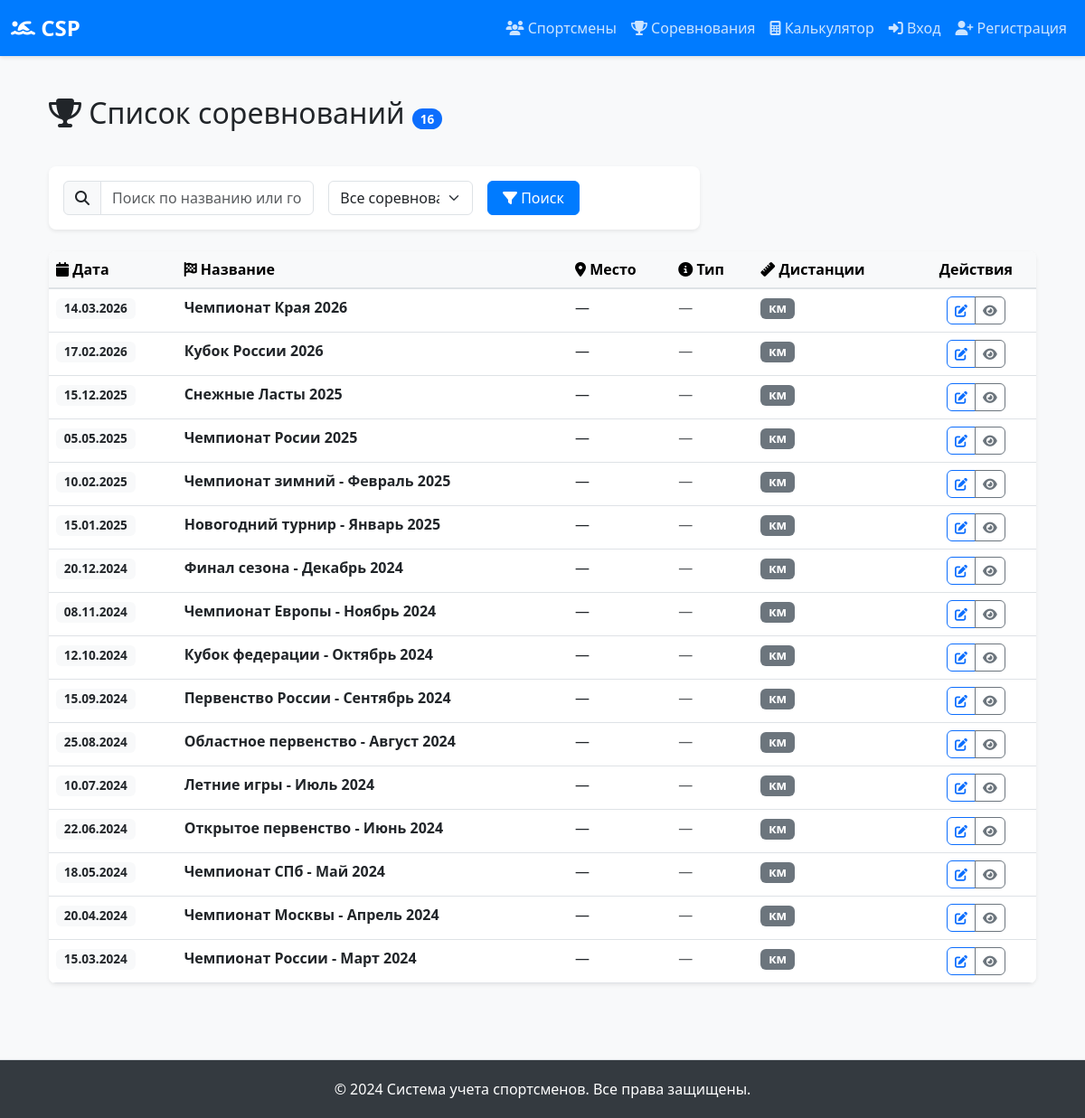
The app's page /competitions/ with its own data.
### laba_1/models.py (models this page shows, shortened)
class Competition(models.Model):
    name = models.CharField(
        "Название соревнования",
        max_length=200,
    )
    date = models.DateField(
        "Дата проведения",
    )
    protocol_file = models.FileField(
        "Протокол PDF",
        upload_to='protocols/',
        blank=True,
        null=True,
    )
    uploaded_at = models.DateTimeField(
        "Дата загрузки",
        auto_now_add=True,
    )
    class Meta:
        ordering = ['-date']

### laba_1/views.py (the view, shortened to what this page needs)
# urls.py: path('competitions/', views.competition_list, name='competition_list'),
def competition_list(request):
    competitions = Competition.objects.all().order_by('-date')
    search_query = request.GET.get('q', '')
    paginator = Paginator(competitions, 20)
    page_number = request.GET.get('page', 1)
    page_obj = paginator.get_page(page_number)
    context = {
        'competitions': page_obj,
        'page_obj': page_obj,
        'search_query': search_query,
        'page_title': 'Список соревнований',
        'total_count': Competition.objects.count(),
    }
    return render(request, 'competition_list.html', context)

### laba_1/templates/competition_list.html (shortened to what this page needs)
{% extends 'base.html' %}
{% load static %}
{% block content %}
<div class="container-fluid py-4">
    <div class="row mb-4">
        <div class="col-12">
            <h1 class="h2 mb-3">
                <i class="fas fa-trophy"></i> Список соревнований
                <span class="badge bg-primary rounded-pill">{{ total_count }}</span>
            </h1>
        </div>
    </div>
    <div class="row mb-4">
        <div class="col-lg-8">
            <div class="card shadow-sm">
                <div class="card-body">
                    <form method="get" class="row g-3" id="filter-form">
                        <div class="col-md-5">
                            <div class="input-group">
                                <span class="input-group-text"><i class="fas fa-search"></i></span>
                                <input type="text" name="q" class="form-control"
                                       placeholder="Поиск по названию или городу..."
                                       value="{{ search_query }}" aria-label="Поиск соревнований">
                            </div>
                        </div>
                        <div class="col-md-3">
                            <select name="status" class="form-select" aria-label="Статус соревнования">
                                <option value="">Все соревнования</option>
                            </select>
                        </div>
                        <div class="col-md-2">
                            <button type="submit" class="btn btn-primary w-100">
                                <i class="fas fa-filter"></i> Поиск
                            </button>
                        </div>
                    </form>
                </div>
            </div>
        </div>
    </div>
    {% if page_obj %}
    <div class="row">
        <div class="col-12">
            <div class="card shadow-sm">
                <div class="table-responsive">
                    <table class="table table-hover mb-0">
                        <thead class="table-light">
                            <tr>
                                <th><i class="fas fa-calendar"></i> Дата</th>
                                <th><i class="fas fa-flag-checkered"></i> Название</th>
                                <th><i class="fas fa-map-marker-alt"></i> Место</th>
                                <th><i class="fas fa-info-circle"></i> Тип</th>
                                <th><i class="fas fa-ruler"></i> Дистанции</th>
                                <th class="text-center">Действия</th>
                            </tr>
                        </thead>
                        <tbody>
                            {% for competition in page_obj %}
                            <tr>
                                <td>
                                    <span class="badge bg-light text-dark">
                                        {{ competition.date|date:"d.m.Y" }}
                                    </span>
                                </td>
                                <td>
                                    <strong>{{ competition.name }}</strong>
                                </td>
                                <td>{{ competition.city|default:"—" }}</td>
                                <td>
                                    {% if competition.type %}
                                    <span class="badge bg-info">{{ competition.type }}</span>
                                    {% else %}
                                    <span class="text-muted">—</span>
                                    {% endif %}
                                </td>
                                <td>
                                    <span class="badge bg-secondary">{{ competition.distance_set.count }} км</span>
                                </td>
                                <td class="text-center">
                                    <div class="btn-group btn-group-sm" role="group">
                                        <a href="{% url 'register_competition' %}?competition={{ competition.id }}"
                                           class="btn btn-outline-primary" title="Регистрация">
                                            <i class="fas fa-edit"></i>
                                        </a>
                                        <a href="#" class="btn btn-outline-secondary" title="Подробнее">
                                            <i class="fas fa-eye"></i>
                                        </a>
                                    </div>
                                </td>
                            </tr>
                            {% endfor %}
                        </tbody>
                    </table>
                </div>
            </div>
        </div>
    </div>
    {% endif %}
</div>
{% endblock %}

### laba_1/templates/base.html (shortened to what this page needs)
<!DOCTYPE html>
<html lang="ru">
<head>
    <link href="https://cdn.jsdelivr.net/npm/bootstrap@5.3.0/dist/css/bootstrap.min.css" rel="stylesheet">
    <link rel="stylesheet" href="https://cdnjs.cloudflare.com/ajax/libs/font-awesome/6.4.0/css/all.min.css">
</head>
<body>
    <nav class="navbar navbar-expand-lg navbar-custom">
        <div class="container-fluid">
            <a class="navbar-brand" href="{% url 'athlete_list' %}">
                <i class="fas fa-swimmer"></i> CSP
            </a>
            <div class="collapse navbar-collapse" id="navbarNav">
                <ul class="navbar-nav ms-auto">
                    <li class="nav-item">
                        <a class="nav-link" href="{% url 'athlete_list' %}">
                            <i class="fas fa-users"></i> Спортсмены
                        </a>
                    </li>
                    <li class="nav-item">
                        <a class="nav-link" href="{% url 'competition_list' %}">
                            <i class="fas fa-trophy"></i> Соревнования
                        </a>
                    </li>
                    <li class="nav-item">
                        <a class="nav-link" href="{% url 'calculate' %}">
                            <i class="fas fa-calculator"></i> Калькулятор
                        </a>
                    </li>
                    {% if user.is_authenticated %}
                        <li class="nav-item">
                            <a class="nav-link" href="{% url 'add_member' %}">
                                <i class="fas fa-plus"></i> Добавить спортсмена
                            </a>
                        </li>
                        <li class="nav-item dropdown">
                            <a class="nav-link dropdown-toggle" href="#" id="navbarDropdown" role="button" data-bs-toggle="dropdown">
                                <i class="fas fa-user"></i> {{ user.first_name|default:user.username }}
                            </a>
                            <ul class="dropdown-menu" aria-labelledby="navbarDropdown">
                                <li><a class="dropdown-item" href="{% url 'profile' %}">
                                    <i class="fas fa-user-circle"></i> Мой профиль
                                </a></li>
                                <li><a class="dropdown-item" href="{% url 'profile_edit' %}">
                                    <i class="fas fa-edit"></i> Редактировать профиль
                                </a></li>
                                <li><a class="dropdown-item" href="{% url 'password_change' %}">
                                    <i class="fas fa-key"></i> Изменить пароль
                                </a></li>
                                <li><a class="dropdown-item" href="{% url 'activity_log' %}">
                                    <i class="fas fa-history"></i> История активности
                                </a></li>
                                <li><hr class="dropdown-divider"></li>
                                <li><a class="dropdown-item" href="{% url 'logout' %}">
                                    <i class="fas fa-sign-out-alt"></i> Выход
                                </a></li>
                            </ul>
                        </li>
                    {% else %}
                        <li class="nav-item">
                            <a class="nav-link" href="{% url 'login' %}">
                                <i class="fas fa-sign-in-alt"></i> Вход
                            </a>
                        </li>
                        <li class="nav-item">
                            <a class="nav-link" href="{% url 'register' %}">
                                <i class="fas fa-user-plus"></i> Регистрация
                            </a>
                        </li>
                    {% endif %}
                </ul>
    </nav>
    <main>
        <div class="container">
            {% block content %}{% endblock %}
        </div>
    </main>
    <footer class="footer">
        <div class="container">
            <p class="mb-0">&copy; 2024 Система учета спортсменов. Все права защищены.</p>
        </div>
    </footer>
    {% load static %}
</body>
</html>

### laba_1/templates/base.html (style rules this page uses)
:root { --primary-color: #007bff; --secondary-color: #6c757d; --success-color: #28a745; --danger-color: #dc3545; }
body { font-family: 'Segoe UI', Tahoma, Geneva, Verdana, sans-serif; background-color: #f8f9fa; min-height: 100vh; display: flex; flex-direction: column; }
main { flex: 1; padding: 20px 0; }
.navbar-custom { background-color: var(--primary-color); box-shadow: 0 2px 4px rgba(0, 0, 0, 0.1); }
.navbar-custom .navbar-brand { font-weight: 700; font-size: 1.5rem; color: white !important; }
.navbar-custom .nav-link { color: rgba(255, 255, 255, 0.8) !important; transition: color 0.3s; }
.card { border: none; box-shadow: 0 1px 3px rgba(0, 0, 0, 0.1); border-radius: 8px; transition: transform 0.3s, box-shadow 0.3s; }
.btn { border-radius: 6px; font-weight: 500; transition: all 0.3s; }
.btn-primary { background-color: var(--primary-color); border-color: var(--primary-color); }
.form-control, .form-select { border-radius: 6px; border: 1px solid #dee2e6; transition: border-color 0.3s; }
.table { background-color: white; border-radius: 8px; overflow: hidden; }
.table thead { background-color: #f8f9fa; border-bottom: 2px solid #dee2e6; }
.footer { background-color: #343a40; color: white; text-align: center; padding: 20px 0; margin-top: 40px; border-top: 1px solid #dee2e6; }

### laba_1/templates/competition_list.html (style rules this page uses)
.badge { font-size: 0.85rem; padding: 0.35em 0.65em; }

### records on screen
Competition: date "14.03.2026", name "Чемпионат Края 2026", city "—"
Competition: date "17.02.2026", name "Кубок России 2026", city "—"
Competition: date "15.12.2025", name "Снежные Ласты 2025", city "—"
Competition: date "05.05.2025", name "Чемпионат Росии 2025", city "—"
Competition: date "10.02.2025", name "Чемпионат зимний - Февраль 2025", city "—"
Competition: date "15.01.2025", name "Новогодний турнир - Январь 2025", city "—"
Competition: date "20.12.2024", name "Финал сезона - Декабрь 2024", city "—"
Competition: date "08.11.2024", name "Чемпионат Европы - Ноябрь 2024", city "—"
Competition: date "12.10.2024", name "Кубок федерации - Октябрь 2024", city "—"
Competition: date "15.09.2024", name "Первенство России - Сентябрь 2024", city "—"
Competition: date "25.08.2024", name "Областное первенство - Август 2024", city "—"
Competition: date "10.07.2024", name "Летние игры - Июль 2024", city "—"
Competition: date "22.06.2024", name "Открытое первенство - Июнь 2024", city "—"
Competition: date "18.05.2024", name "Чемпионат СПб - Май 2024", city "—"
Competition: date "20.04.2024", name "Чемпионат Москвы - Апрель 2024", city "—"
Competition: date "15.03.2024", name "Чемпионат России - Март 2024", city "—"

### other values on screen
{{ total_count }} "16"
